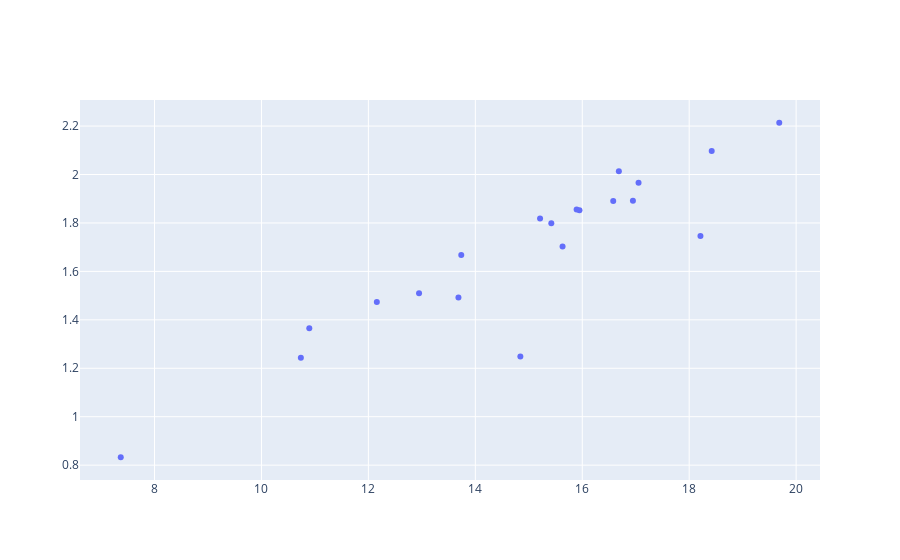

The code cell stored with this chart in its notebook:
### Code cell
configure_plotly_browser_state()

trace = go.Scatter(x = defesa_fora['avg_shots'],
                   y = defesa_fora['avg_xg'],
                   mode = 'markers',
                   text = 'Time:'+ defesa_fora['away_team_name'],
                   hoverinfo = ['text+x+y'],
                   )
data = [trace]
py.iplot(data)

### Figure 1 — Plotly figure (JSON) as saved in the notebook; plotly's stock layout.template omitted (floating-point values rounded to 4 significant figures)
{"data": [{"text": ["Time:AFC Bournemouth", "Time:Arsenal", "Time:Brighton & Hove Albion", "Time:Burnley", "Time:Cardiff City", "Time:Chelsea", "Time:Crystal Palace", "Time:Everton", "Time:Fulham", "Time:Huddersfield Town", "Time:Leicester City", "Time:Liverpool", "Time:Manchester City", "Time:Manchester United", "Time:Newcastle United", "Time:Southampton", "Time:Tottenham Hotspur", "Time:Watford", "Time:West Ham United", "Time:Wolverhampton Wanderers"], "mode": "markers", "hoverinfo": ["text+x+y"], "y": [1.799, 1.852, 1.746, 2.214, 1.892, 1.365, 2.014, 1.473, 2.097, 1.891, 1.667, 1.244, 0.8326, 1.248, 1.703, 1.856, 1.493, 1.818, 1.966, 1.51], "x": [15.42, 15.95, 18.21, 19.68, 16.95, 10.89, 16.68, 12.16, 18.42, 16.58, 13.74, 10.74, 7.368, 14.84, 15.63, 15.89, 13.68, 15.21, 17.05, 12.95], "type": "scatter"}], "layout": {}}
